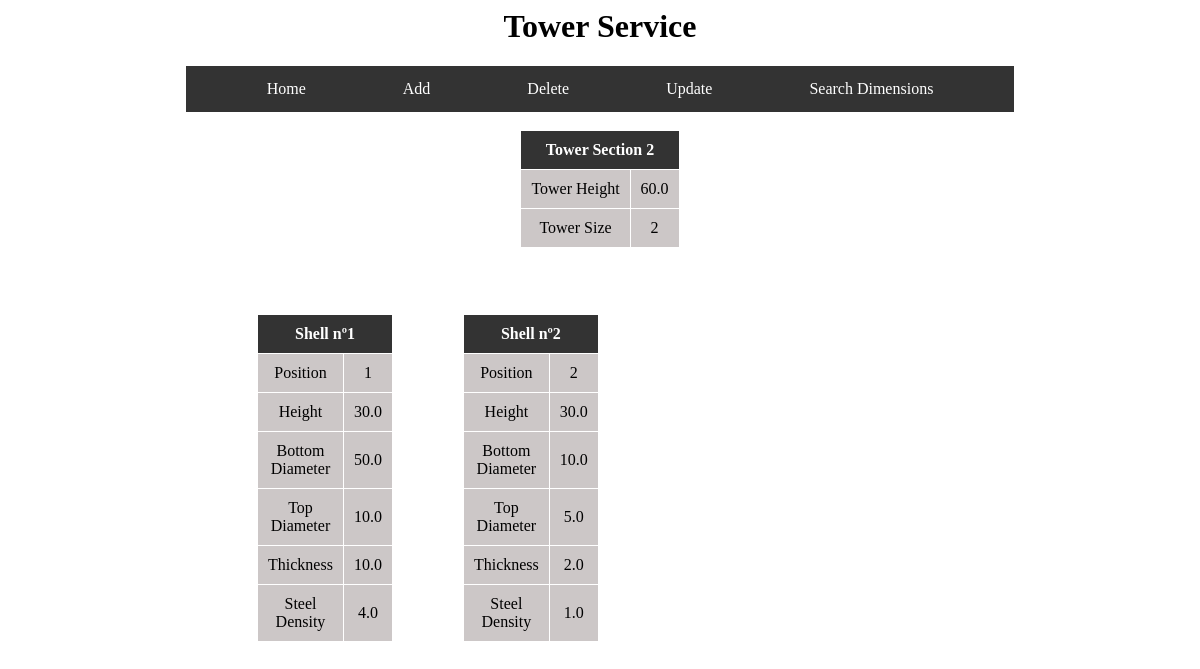
/tower/2, run on the app's committed database.
### tables this page shows
CREATE TABLE shell (
    shell_id INTEGER PRIMARY KEY,
    position INTEGER,
    height REAL,
    bottom_diameter REAL,
    top_diameter REAL,
    thickness REAL,
    steel_density REAL,
    shell_tower_id INTEGER,
    FOREIGN KEY(shell_tower_id) REFERENCES tower (tower_id)
);

### app.py (the view)
@app.route('/tower/<int:tower_id>')
def tower(tower_id):
    db_cursor = get_db()
    db_cursor.execute(f"SELECT * FROM shell where \
                      shell.shell_tower_id = {tower_id}\
                          ORDER BY shell.position")
    data = db_cursor.fetchall()
    if len(data) < 1:
        flash("No tower found for that id")
        return redirect("/")
    num_shells = len(data)
    height = 0
    for shell in data:
        height += shell[2]
    return render_template("view.html", tower_data=data,
                           tower_size=num_shells, tower_height=height,
                           tower_id=tower_id)

### app.py (called while the page is built)
def get_db():
    database = getattr(g, '_database', None)
    if database is None:
        database = g._database = sqlite3.connect('tower_service.db')
        cursor = database.cursor()
    return cursor

@app.teardown_appcontext
def close_connection(exception):
    if exception:
        exit()
    database = getattr(g, '_database', None)
    if database is not None:
        database.close()

### templates/view.html (shortened to what this page needs)
<html lang="en">
    <head>
        <link rel="stylesheet" href="{{ url_for('static', filename='css/mystyle.css') }}">
    </head>
    <body>
        <div class="center">
            <h1>Tower Service</h1>
        </div>
        <ul>
            <li><a href="/">Home</a></li>
            <li><a href="/add">Add</a></li>
            <li><a href="/delete">Delete</a></li>
            <li><a href="/update">Update</a></li>
            <li><a href="/searchDimensions">Search Dimensions</a></li>
        </ul>
        <br>
        <div class="table-container">
            <table class="center styled-table">
                <th colspan=2>Tower Section {{tower_id}}</th>
                    <tr>
                        <td>Tower Height</td>
                        <td>{{tower_height}}</td>
                    </tr>
                    <tr>
                        <td>Tower Size</td>
                        <td>{{tower_size}}</td>
                    </tr>
            </table>
        </div>
        <br>
        <br>
        <div class="grid-container">
        {% for shell in tower_data %}
            <div class="grid-item table-container">
                <table class="center styled-table">
                    <th colspan=2>Shell nº{{shell[1]}}</th>
                    <tr>
                        <td>Position</td>
                        <td>{{shell[1]}}</td>
                    </tr>
                    <tr>
                        <td>Height</td>
                        <td>{{shell[2]}}</td>
                    </tr>
                    <tr>
                        <td>Bottom Diameter</td>
                        <td>{{shell[3]}}</td>
                    </tr>
                    <tr>
                        <td>Top Diameter</td>
                        <td>{{shell[4]}}</td>
                    </tr>
                    <tr>
                        <td>Thickness</td>
                        <td>{{shell[5]}}</td>
                    </tr>
                    <tr>
                        <td>Steel Density</td>
                        <td>{{shell[6]}}</td>
                    </tr>
                </table>
            </div>
        {% endfor %}
        </div>
    </body>
</html>

### static/css/mystyle.css (style rules this page uses)
.center { text-align: center; }
ul { list-style-type: none; margin: 0 15%; padding: 0; background-color: #333; display: flex; justify-content: space-evenly; }
li { float: left; }
li a { display: block; color: white; text-align: center; padding: 14px 16px; text-decoration: none; }
.grid-container { display: grid; grid-template-columns: repeat(4, 1fr); grid-gap: 10px; width: 63%; margin: 0 auto; }
.grid-item { padding: 10px; text-align: center; margin: 20px; }
a { color: inherit; text-decoration: none; }
.table-container { display: flex; justify-content: center; }
.styled-table { border-collapse: collapse; }
.styled-table th { background-color: #333; padding: 10px; border: 1px solid #ffffff; color: white; }
.styled-table tbody td { background-color: #ccc7c7; padding: 10px; border: 1px solid #ffffff; }

### data on the page
shell: position "1", height "30.0", bottom_diameter "50.0", top_diameter "10.0", thickness "10.0", steel_density "4.0"
shell: position "2", height "30.0", bottom_diameter "10.0", top_diameter "5.0", thickness "2.0", steel_density "1.0"

### other printed values
{{ tower_id }} "2"
{{ tower_height }} "60.0"
{{ tower_size }} "2"
